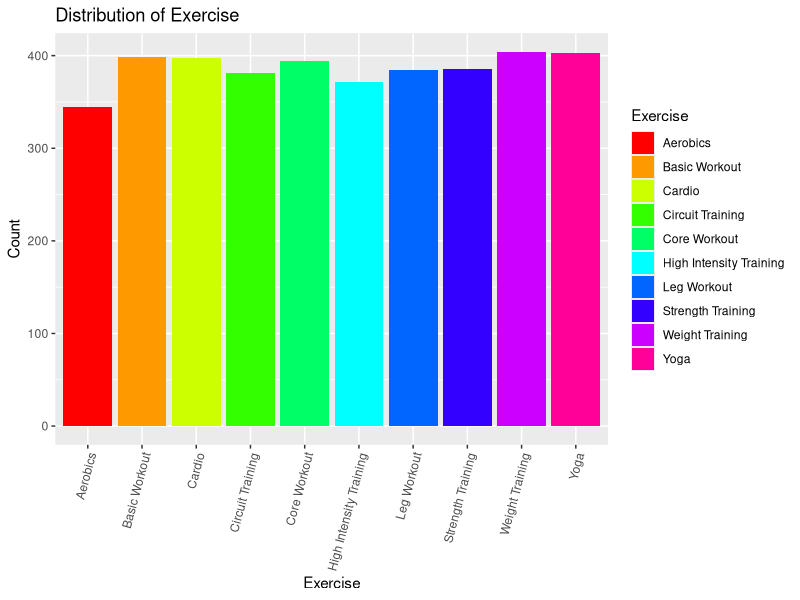
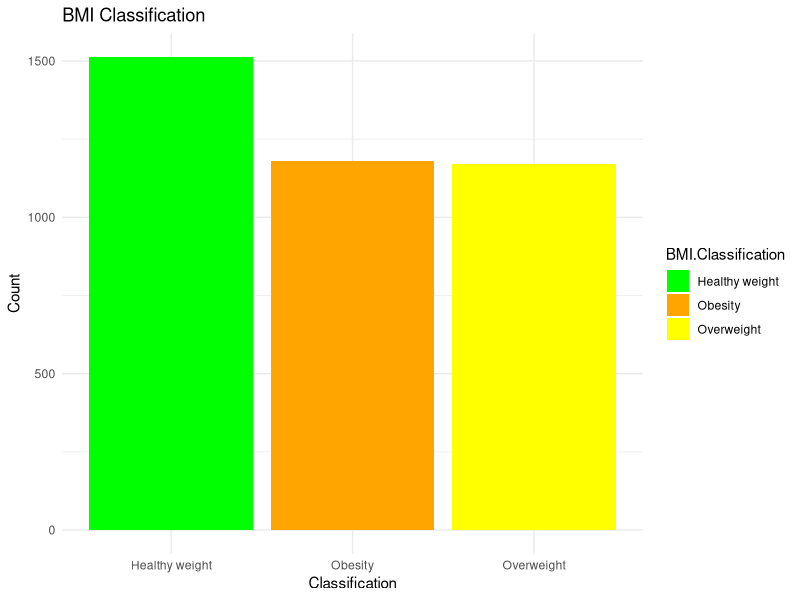
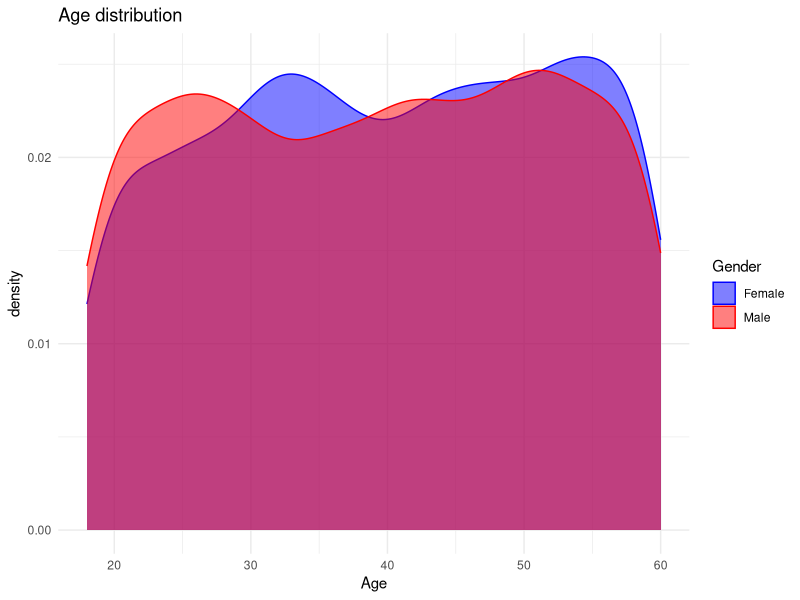
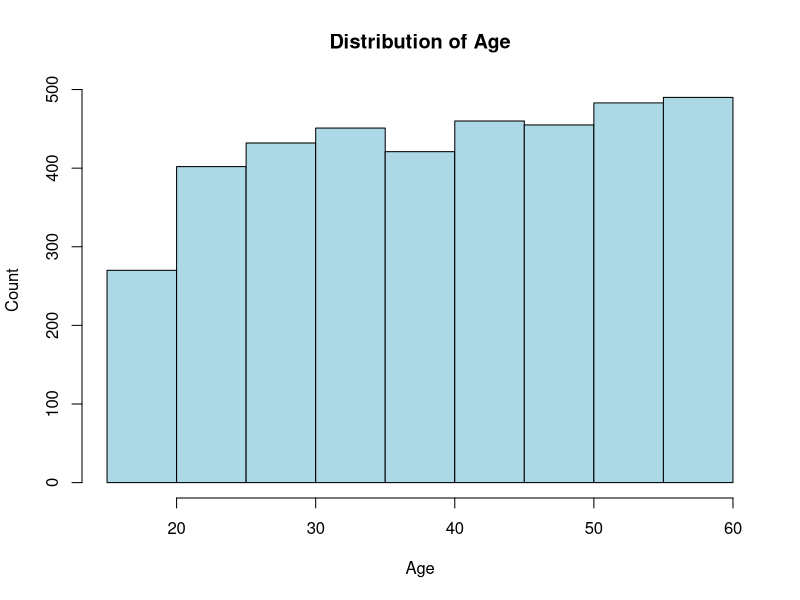
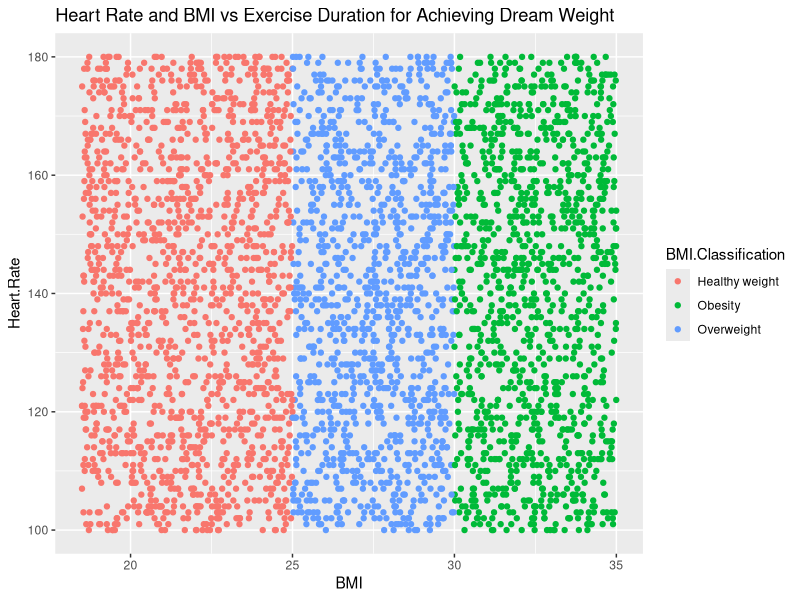
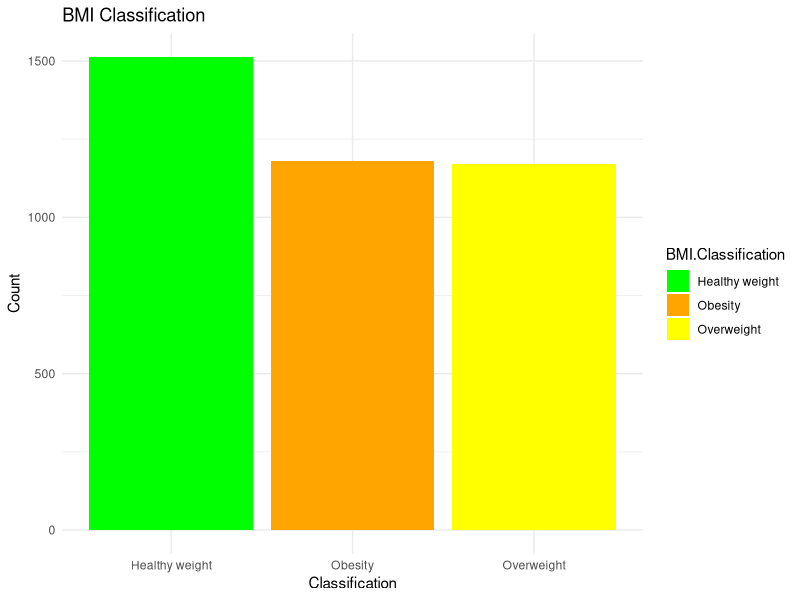
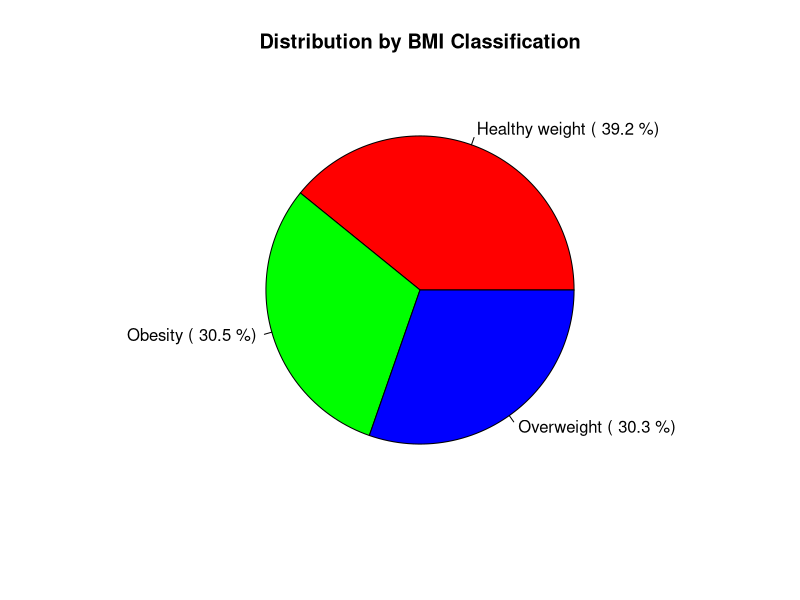
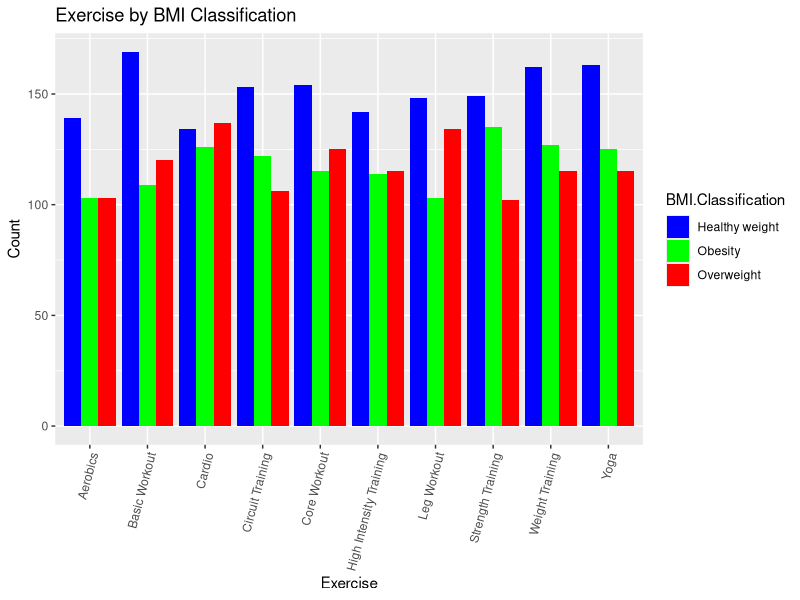

Source code (R) for these figures, in order: (Note: this script raises an error after producing the figures.)
## ---- chunk 1
knitr::opts_chunk$set(echo = TRUE)
## ---- chunk 2
#install.packages("ggplot2")
#install.packages("dplyr")
#install.packages("corrplot")

library(ggplot2)
library(dplyr)
library(corrplot)

## ---- chunk 3
#setwd = "C:\\Users\\YASH KATTIMANI\\Downloads"
df = read.csv("newexercise_dataset.csv")
str(df)
## ---- chunk 4
null_values <- sum(is.na(df))
print(null_values)
## ---- chunk 5
#converting exercise from char to factor
df$Exercise = as.factor(df$Exercise)
## ---- chunk 6
library(ggplot2)
exercise_count <- ggplot(df,aes(x= Exercise,fill = Exercise))+
  geom_bar()+
  labs(title ="Distribution of Exercise", x = "Exercise", y = "Count" )+
  theme(axis.text.x = element_text(angle = 75,hjust = 1))+
  scale_fill_manual(values = rainbow(length(unique(df$Exercise))))
print(exercise_count)
## ---- chunk 7
# Creating a new variable BMI.Classification based on BMI values
df$BMI.Classification <- ifelse(df$BMI < 18.5, "Underweight",
                                ifelse(df$BMI < 25, "Healthy weight",
                                       ifelse(df$BMI < 30, "Overweight", "Obesity")))

head(df)
## ---- chunk 8
bmi_bar_plot <- ggplot(df, aes(x = BMI.Classification, fill = BMI.Classification)) +
  geom_bar() +
  labs(title = "BMI Classification", x = "Classification", y = "Count") +
  scale_fill_manual(values = c(
    "Underweight" = "red",
    "Healthy weight" = "green",
    "Overweight" = "yellow",
    "Obesity" = "orange"
  )) +
  theme_minimal()

print(bmi_bar_plot)
## ---- chunk 9
# Creating a new variable 'Intensity' based on Exercise.Intensity values
df$Intensity <- ifelse(df$Exercise.Intensity < 3, "Low Intensity",
                      ifelse(df$Exercise.Intensity < 6, "Medium Intensity", "High Intensity"))

# View the first few rows of the updated dataframe to verify the new variable
head(df)
## ---- chunk 10
breaks <- c(0, 100, 120, 140, 160, Inf)  # Customizing the breaks requirements
labels <- c("Low", "Moderate", "Elevated", "High", "Very High")

# Use the cut function to categorize Heart Rate into levels
df$HeartRateLevel <- cut(df$Heart.Rate, breaks = breaks, labels = labels, right = FALSE)
## ---- chunk 11
# Create a density plot with KDE
density_plot <- ggplot(df, aes(x = Age, fill = Gender, color = Gender)) +
  geom_density(alpha = 0.5) +
  labs(title = "Age distribution", x = "Age") +
  theme_minimal() +
  scale_fill_manual(values = c("blue", "red")) +
  scale_color_manual(values = c("blue", "red"))

print(density_plot)
## ---- chunk 12
hist(df$Age, main = "Distribution of Age", xlab = "Age", ylab = "Count", col = "lightblue")
## ---- chunk 13
ggplot(df, aes(y=Heart.Rate, x=BMI, color= BMI.Classification)) +
  geom_point() +
  ggtitle("Heart Rate and BMI vs Exercise Duration for Achieving Dream Weight")
## ---- chunk 14
bmi_bar_plot <- ggplot(df, aes(x = BMI.Classification, fill = BMI.Classification)) +
  geom_bar() +
  labs(title = "BMI Classification", x = "Classification", y = "Count") +
  scale_fill_manual(values = c(
    "Underweight" = "red",
    "Healthy weight" = "green",
    "Overweight" = "yellow",
    "Obesity" = "orange"
  )) +
  theme_minimal()

print(bmi_bar_plot)
## ---- chunk 15
# Calculating the distribution of BMI classifications
bmi_class_counts <- table(df$BMI.Classification)

# Calculating the percentages
bmi_class_percentages <- prop.table(bmi_class_counts) * 100

# Create a pie chart
pie(bmi_class_counts, labels = paste(names(bmi_class_counts), "(", round(bmi_class_percentages, 1), "%)"), col = c("red", "green", "blue"))
title("Distribution by BMI Classification")
## ---- chunk 16
countplot <- ggplot(df, aes(x = Exercise, fill = BMI.Classification)) +
  geom_bar(position = "dodge") +
  labs(title = "Exercise by BMI Classification", x = "Exercise", y = "Count") +
  scale_fill_manual(values = c("Underweight" = "yellow","Overweight" = "red", "Obesity" = "green", "Healthy weight" = "blue")) +
  theme(axis.text.x = element_text(angle = 75, hjust = 1))

print(countplot)

## ---- chunk 17
library(dplyr)
# Calculate the count and frequency of BMI classifications by Exercise, Gender
df_summary <- df %>%
  group_by(Exercise, Gender, BMI.Classification) %>%
  summarise(count = n()) %>%
  mutate(frequency = count * 100 / sum(count))

# Create a grouped bar plot
grouped_bar_plot <- ggplot(df_summary, aes(x = Gender, y = frequency, fill = BMI.Classification)) +
  geom_bar(position = "dodge", stat = "identity") +
  scale_fill_manual(values = c("Overweight" = "red", "Obesity" = "green", "Healthy weight" = "blue")) +
  scale_y_continuous(labels = scales::percent_format(scale = 1)) +
  facet_wrap(~Exercise) +
  theme_light() +
  labs(title = "(%) of exercises by gender and BMI Classification", fill = "BMI Classification", x = "", y = "") +
  theme(plot.title = element_text(hjust = 0.5, face = "bold")) +
  theme(legend.position = "top")

# Display the grouped bar plot
print(grouped_bar_plot)
## ---- chunk 18
library(ggplot2)
ggplot(df, aes(x=Age, y=Calories.Burn, color=Exercise.Intensity)) +
  geom_point() +
  ggtitle("Influence of Age on Exercise Intensity and Calorie Burn") +
  xlab("Age") +
  ylab("Calories Burnt") +
  theme(panel.background = element_rect(fill = "white"))

ggplot(df, aes(x=Actual.Weight, y=Calories.Burn, color=Exercise.Intensity)) +
  geom_point() +
  ggtitle("Influence of Actual Weight on Exercise Intensity and Calorie Burn") +
  xlab("Actual Weight") +
  ylab("Calories Burnt") +
  theme(panel.background = element_rect(fill = "white"))

ggplot(df, aes(x=Duration, y=Calories.Burn, color=Exercise.Intensity)) +
  geom_point() +
  ggtitle("Influence of Duration on Exercise Intensity and Calorie Burn") +
  xlab("Duration") +
  ylab("Calories Burnt") +
  theme(panel.background = element_rect(fill = "white"))

## ---- chunk 19
exercise_calories <- ggplot(df, aes(x = Intensity, y = Calories.Burn)) +
  geom_histogram(stat = 'identity', fill = 'blue', color = 'grey') +
  labs(title = 'Exercise Intensity vs Calories Burn', x = 'Intensity', y = 'Calories Burn') +
  theme_minimal()

print(exercise_calories)
## ---- chunk 20
library(ggplot2)

# Calculating efficiency
df <- transform(df, Efficiency = Calories.Burn / Duration)

# Sorting the data frame by efficiency in descending order
df <- df[order(-df$Efficiency), ]

# Defining a custom color palette
my_colors <- c("Aerobics" = "blue", "Strength Training" = "green", "High Intensity Training" = "yellow","Weight Training" = "orange", "Yoga" = "red", "Basic Workout" = "purple", "Cardio" = "pink","Leg Workout" = "brown", "Circuit Training" = "gray", "Core Workout" = "cyan")

# Creating a bar plot
efficiency_plot <- ggplot(df, aes(x = Efficiency, y = reorder(Exercise, -Efficiency))) +
  geom_bar(stat = "identity", aes(fill = Exercise)) +
  scale_fill_manual(values = my_colors) +
  labs(title = "Exercise Efficiency", x = "Efficiency", y = "Exercise") +
  theme_minimal()


print(efficiency_plot)
## ---- chunk 21
# Calculate the count and frequency of exercises by Exercise, Gender, and Intensity
df_summary <- df %>%
  group_by(Exercise, Gender, Intensity) %>%
  summarise(count = n(), .groups = "drop") %>%
  mutate(frequency = count * 100 / sum(count))

# Create a grouped bar plot
grouped_bar_plot <- ggplot(df_summary, aes(x = Gender, y = frequency, fill = Intensity)) +
  geom_bar(position = "dodge", stat = "identity") +
  scale_fill_manual(values = c("red", "green", "blue", "purple", "orange", "pink", "yellow")) +
  scale_y_continuous(labels = scales::percent_format(scale = 1)) +
  facet_wrap(~Exercise) +
  theme_light() +
  labs(title = "(%) of exercises by gender and intensity", fill = "Intensity", x = "", y = "") +
  theme(plot.title = element_text(hjust = 0.5, face = "bold")) +
  theme(legend.position = "top")

# Display the grouped bar plot
print(grouped_bar_plot)
## ---- chunk 22
ggplot(df, aes(y=Exercise, fill=Weather.Conditions)) +
  geom_bar() +
  ggtitle("Exercises by Weather Conditions")

## ---- chunk 23
# Calculate the count and frequency of exercises by Exercise, Gender, and Weather Conditions
df_summary <- df %>%
  group_by(Exercise, Gender, Weather.Conditions) %>%
  summarise(count = n(), .groups = "drop") %>%
  mutate(frequency = count * 100 / sum(count))

# Create a grouped bar plot
grouped_bar_plot <- ggplot(df_summary, aes(x = Gender, y = frequency, fill = Weather.Conditions)) +
  geom_bar(position = "dodge", stat = "identity") +
  scale_fill_manual(values = c("red", "green", "blue", "purple", "orange", "pink", "yellow", "cyan", "magenta", "lime")) +
  scale_y_continuous(labels = scales::percent_format(scale = 1)) +
  facet_wrap(~Exercise) +
  theme_light() +
  labs(title = "(%) of exercises by gender and weather", fill = "Weather", x = "", y = "") +
  theme(plot.title = element_text(hjust = 0.5, face = "bold")) +
  theme(legend.position = "top")

# Display the grouped bar plot
print(grouped_bar_plot)
## ---- chunk 24

# Create a big grid of scatter plots with facets for Exercise and Weather Conditions
scatter_grid <- ggplot(df, aes(x = Duration, y = `Exercise.Intensity`)) +
  geom_point() +
  geom_smooth(method = "lm", se = TRUE) +  # Add a line of best fit
  facet_grid(Exercise ~ `Weather.Conditions`) +
  labs(title = "Relationship between weather and exercise", x = "Duration", y = "Exercise Intensity") +
  theme_minimal()+
  theme(axis.text.y = element_blank())

# Display the big grid of plots
print(scatter_grid)

## ---- chunk 25
ggplot(df, aes(y=Exercise, fill=Gender)) +
  geom_bar(position="dodge") +
  ggtitle("Exercise Variety by Gender")
## ---- chunk 26
# Boxplot of BMI by Exercise Type and Gender
ggplot(df, aes(y=Exercise, x=BMI, fill=Gender)) +
  geom_boxplot() +
  ggtitle("Boxplot of BMI by Exercise Type and Gender") +
  theme(panel.background = element_rect(fill = "white"),
        plot.background = element_rect(fill = "white"))+
        scale_fill_viridis(discrete=TRUE)

## ---- chunk 27
ggplot(df, aes(y=factor(Duration), fill=Exercise)) +
  geom_bar() +
  ggtitle("Exercise Preferences by Duration")

## ---- chunk 28
# Create a new variable for the difference between Actual and Dream Weight
df$Weight.Diff = abs(df$Actual.Weight - df$Dream.Weight)
df$Weight.Diff.Bin = cut(df$Weight.Diff, breaks = c(0, 5, 10, 15, Inf), labels = c("0-5", "6-10", "11-15", "15+"))

# Create the scatter plot
ggplot(df, aes(x=Actual.Weight, y=Dream.Weight, color=Weight.Diff.Bin)) +
  geom_point() +
  scale_color_manual(values = c("0-5" = "blue", "6-10" = "green", "11-15" = "yellow", "15+" = "red")) +
  ggtitle("Actual Weight vs Dream Weight")
